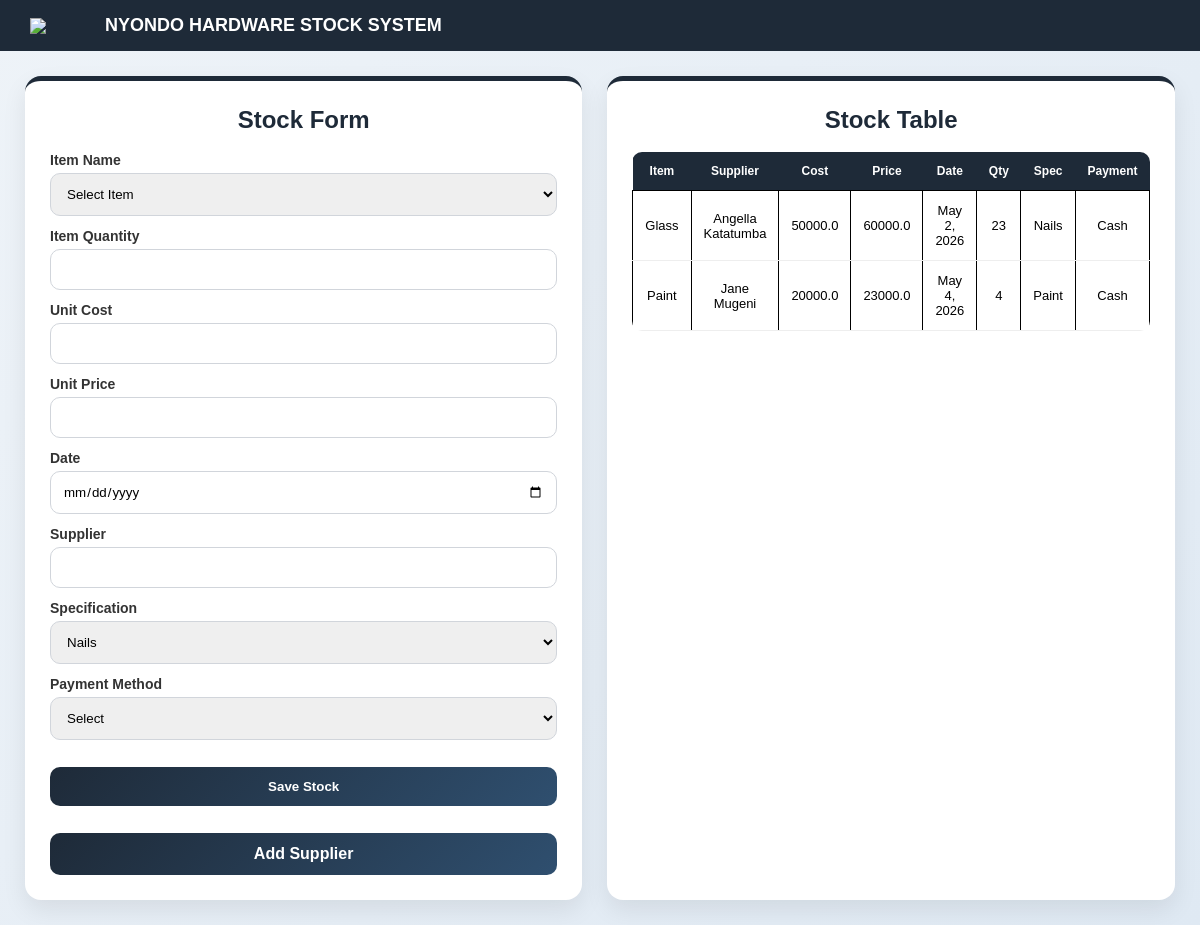
/stock/, run on the app's committed database.
### hardwareapp/models.py (models this page shows, shortened)
class Stock(models.Model):
    item_name = models.CharField(max_length=100)
    quantity = models.IntegerField()
    unit_cost = models.FloatField()
    unit_price = models.FloatField()
    date = models.DateField(auto_now_add=True)
    supplier = models.CharField(max_length=100)
    specification = models.CharField(max_length=100)
    payment_method = models.CharField(max_length=100)

### hardwareapp/views.py (the view, shortened to what this page needs)
# urls.py: path('stock/', views.stock_view, name='stock'),
def stock_view(request):
    stocks = Stock.objects.all()#shows live data on the web page
    return render(request, "stock.html", {"stocks": stocks})

### hardwareapp/templates/stock.html (shortened to what this page needs)
<!doctype html>
<html lang="en">
  <head>
  </head>
  <body>
    {% load static %}
    <header class="top-header">
      {% load static %}
      <img src="{% static 'images/logo22.png' %}" />
      <h1>NYONDO HARDWARE STOCK SYSTEM</h1>
    </header>
    <div class="container">
      <div class="layout">
        <div class="form-section">
          <h2>Stock Form</h2>
          <form class="form-grid" method="POST">
            <div class="input-groupy">
              <label>Item Name</label>
              <select name="item_name" required>
                <option value="">Select Item</option>
              </select>
            </div>
            <div class="input-groupy">
              <label>Item Quantity</label>
              <input type="number" name="quantity" required />
            </div>
            <div class="input-groupy">
              <label>Unit Cost</label>
              <input type="number" name="unit_cost" required />
            </div>
            <div class="input-groupy">
              <label>Unit Price</label>
              <input type="number" name="unit_price" required />
            </div>
            <div class="input-groupy">
              <label>Date</label>
              <input type="date" name="date" required />
            </div>
            <div class="input-groupy">
              <label>Supplier</label>
              <input type="text" name="supplier" required />
            </div>
            <div class="input-groupy">
              <label>Specification</label>
              <select name="specification">
                <option value="Nails">Nails</option>
              </select>
            </div>
            <div class="input-groupy">
              <label>Payment Method</label>
              <select name="payment_method">
                <option value="">Select</option>
              </select>
            </div>
            <button type="submit">Save Stock</button>
            <a href="{% url 'suppliers' %}" class="btn">Add Supplier</a>
          </form>
        </div>
        <div class="table-section">
          <h2>Stock Table</h2>
          <table class="stock-table">
            <tr>
              <th>Item</th>
              <th>Supplier</th>
              <th>Cost</th>
              <th>Price</th>
              <th>Date</th>
              <th>Qty</th>
              <th>Spec</th>
              <th>Payment</th>
            </tr>
            {% for stock in stocks %}
            <tr>
              <td>{{ stock.item_name }}</td>
              <td>{{ stock.supplier }}</td>
              <td>{{ stock.unit_cost }}</td>
              <td>{{ stock.unit_price }}</td>
              <td>{{ stock.date }}</td>
              <td>{{ stock.quantity }}</td>
              <td>{{ stock.specification }}</td>
              <td>{{ stock.payment_method }}</td>
            </tr>
            {% empty %}
            <tr>
              <td colspan="8">No stock data available</td>
            </tr>
            {% endfor %}
          </table>
        </div>
      </div>
    </div>
  </body>
</html>

### hardwareapp/templates/stock.html (style rules this page uses)
* { margin: 0; padding: 0; box-sizing: border-box; font-family: Arial, sans-serif; }
body { background: linear-gradient(135deg, #eef3f8, #dfe9f3); }
.top-header { display: flex; align-items: center; gap: 15px; padding: 15px 30px; background: #1e2a38; color: white; }
.top-header img { width: 60px; }
h1 { font-size: 18px; }
.container { padding: 25px; }
.layout { display: grid; grid-template-columns: 1fr 1fr; gap: 25px; }
.form-section, .table-section { background: white; padding: 25px; border-radius: 16px; box-shadow: 0 10px 25px rgba(0, 0, 0, 0.08); border-top: 5px solid #1e2a38; }
h2 { text-align: center; margin-bottom: 18px; color: #1e2a38; }
.form-grid { display: grid; gap: 12px; }
.input-groupy { display: flex; flex-direction: column; }
label { font-size: 14px; font-weight: 600; margin-bottom: 5px; color: #333; }
input, select { padding: 12px; border: 1px solid #d1d5db; border-radius: 10px; outline: none; transition: 0.2s; }
button, .btn { width: 100%; margin-top: 15px; padding: 12px; background: linear-gradient(135deg, #1e2a38, #2f4f6f); color: white; border: none; border-radius: 10px; cursor: pointer; font-weight: bold; text-align: center; text-decoration: none; display: block; transition: 0.3s; }
.stock-table { width: 100%; border-collapse: collapse; border-radius: 10px; overflow: hidden; }
.stock-table th { background: #1e2a38; color: white; padding: 12px; font-size: 12px; }
.stock-table td { padding: 12px; text-align: center; font-size: 13px; border: 1px solid black; border-bottom: 1px solid #eee; }

### data on the page
Stock: item_name "Glass", supplier "Angella Katatumba", unit_cost "50000.0", unit_price "60000.0", date "May 2, 2026", quantity "23", specification "Nails", payment_method "Cash"
Stock: item_name "Paint", supplier "Jane Mugeni", unit_cost "20000.0", unit_price "23000.0", date "May 4, 2026", quantity "4", specification "Paint", payment_method "Cash"
